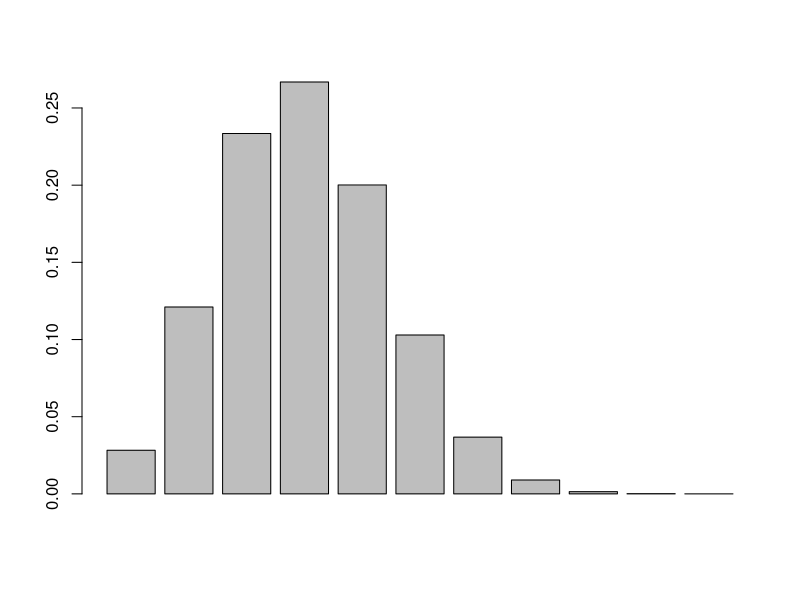
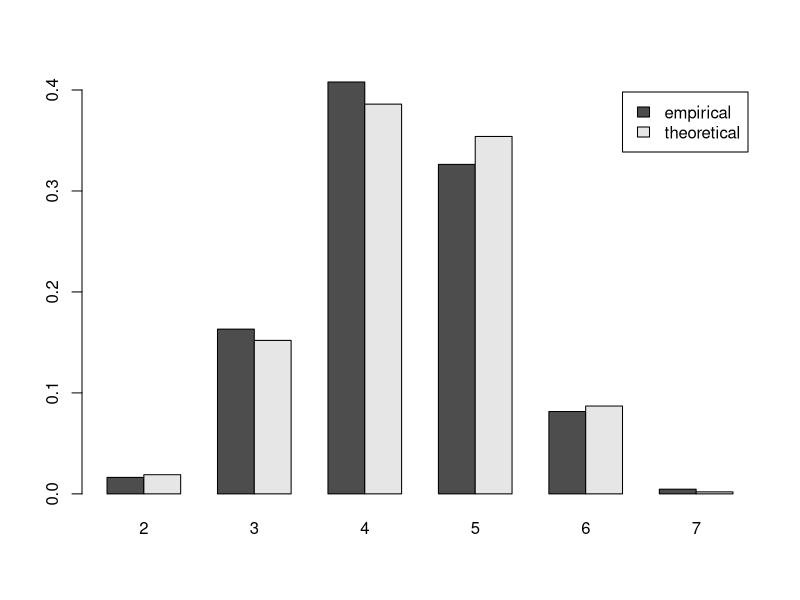

Generate these figures, in order, with R:
# types of distributions in R
# r.. - generator of random numbers(rngesus), example rbinom x is Bi(n, p)
# d.. - random values P(X=x)
# p.. - quantiles distribution function
# Fx(q) = P(X <= q) = p - has variable q
# q.. - quantiles distribution function 
# Fx(q) = P(X <= q) = p - has variable p

#Examples
# probability one of the experiments to be successful
dbinom(1, 10, 0.5)
# prob all of the experiments to be successful
x <- dbinom(0:10, 10, 0.3)
barplot(x)

# problem 1
# Хвърлят се 30 зара. Каква е вероятността да се паднат по-малко от 5
# шестици? Сравнете теоретичната вероятност с експериментални данни. 

# x is from Bi(30, 1/6)

print(pbinom(4.99, 30, 1/6))
print(sum(dbinom(0:4, 30, 1/6)))

# 100 throws of 30 dice with prob 1/6
x <- rbinom(100, size=30, prob=1/6)
print(sum(x < 5) / 100)

# Можем да твърдим, че с вероятност 0,75 ще се паднат повече от колко шестици?
# lower.tail = F calculates P(X > x), otherwise it's P(X <= x)
print(qbinom(p=0.75, size=30, prob=1/6, lower.tail = F))

# problem 2
# Стрелец уцелва мишена с вероятност 0,2. За да спечели стрелецът
# трябва да направи три точни попадения. Каква е вероятността за това да са му
# необходими:
# а) точно 8 изстрела;
print(dbinom(size=7, prob=0.2, x=2) * 0.2)
# size is the amount of successful experiments, x is the amount of unsuccessful
print(dnbinom(x=5, size=3, prob=0.2))
# б) повече от 6 изстрела;
print(pbinom(2, 6, 0.2))
# more than 3 unsuccessful, exactly 3 successful
print(pnbinom(3, 3, 0.2, lower.tail=F))
# в) между 5 и 8 изстрела, включително?
# unsuccessful ones between 2 and 5, as in min 5 tries and max 8 tries
print(sum(dnbinom(2:5, 3, 0.2)))

# problem 3
# В урна има 7 бели и 6 черни топки. От урната последователно без
# връщане се теглят 8 топки. Нека X е броя на изтеглените бели. Направете
# 1000 симулации и по тях пресметнете: границите, в който се мени X, EX и
# DX. Намерете теоретичните стойности за EX и DX. Представете графично
# емперичното и теоритичното разпределение на X(на една графика).
# hypergeometric distribution - hyper()
# m - number of white balls, n - number of black , k - balls taken out
x <- rhyper(nn=1000, m = 7, n = 6, k = 8)
min_x <- min(x)
max_x <- max(x)

# print(min_x)
# print(max_x)
print(mean(x))
print(var(x))
# print(sd(x))

p <- dhyper(2:7, 7, 6, 8)
theoretical_mean <- sum(p * 2:7)
print(theoretical_mean)
theoretical_var <- sum(p * (2:7)^2) - theoretical_mean^2
print(theoretical_var)

dim(p) <- c(1,6) 
colnames(p) <- 2:7

p_empirical <- prop.table(table(x))
p_both <- rbind(p, p_empirical)

barplot(p_both, beside=T, legend=c('empirical', 'theoretical'))

# problem 4
#Лотария се провежда със следните правила. Всеки участник избира
#едно число от 1 до 2n, не е необходимо да избират различни числа. Когато бро-
#  ят на участниците стане n се теглят 5 печеливши числа. Каква е вероятността
#да се паднат точно две награди. Пресметнете при n = 10, 100, 1000, 10000. С
#каква случайна величина ще моделирате броя на печалбите?